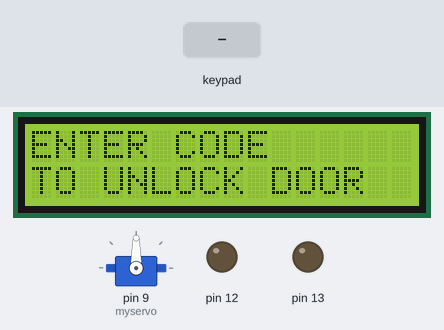
Simulated run of this sketch. Board: Arduino Uno, built with avr-gcc and run on an emulated ATmega328P. Parts: servo, 16×2 character LCD, output pins drawn as LEDs (lit = HIGH). The test bench sets the inputs (shaded band).

Above: at 1.2 s.
1.3 s: keypad keys 3 2 3 5 pressed 0.4 s apart
At 5.0 s:
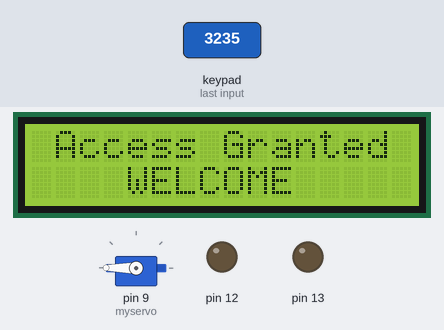
10.4 s: key '1' pressed
At 15.2 s:
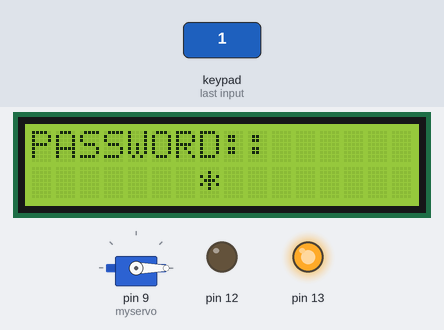
16.4 s: keypad keys 3 2 3 5 # pressed 0.4 s apart
At 20.7 s:
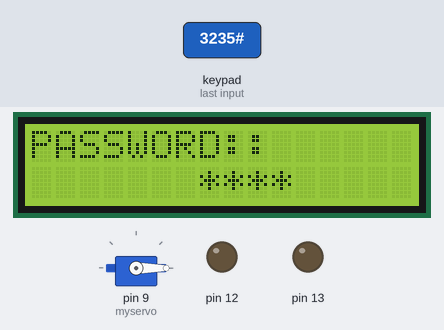
Timing chart, 0 to 22.6 s (numbered marks = the images above; inputs shaded):
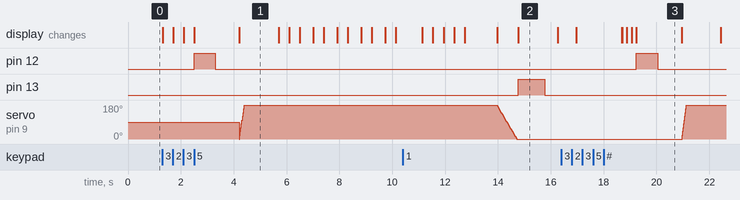

Measured:
- after the input at 1.3 s, pin 12: LOW → HIGH after 1.2 s, → LOW 0.80 s later; the display: first changes at once (image 1 shows a later state)
- after the input at 10.4 s, pin 13: LOW → HIGH after 4.4 s, → LOW 1.0 s later; the display: first differs from a run without the input after 4.4 s (image 2)
- after the input at 16.4 s, pin 12: LOW → HIGH after 2.8 s, → LOW 0.80 s later; servo on pin 9 (myservo): moves from 0° to 180° over 0.16 s, starting after 4.6 s; the display: first differs from a run without the input after 2.3 s (image 3 shows a later state)
- what the display in image 1 shows lasts 1.5 s, from 4.2 s to 5.7 s
- what the display in image 3 shows lasts 1.7 s, from 19.2 s to 20.9 s

The sketch:

DoorLockAC.ino
```cpp
#include <LiquidCrystal.h>
#include <Servo.h>
#include <Keypad.h>
Servo myservo;
int pos=0; // position of servo motor
LiquidCrystal lcd(A4, A5, A3, A2, A1, A0);
const byte rows=4;
const byte cols=3;

char key[rows][cols]={
 {'1','2','3'},
 {'4','5','6'},
 {'7','8','9'},
 {'*','0','#'}
};
byte rowPins[rows]={0,1,2,3};
byte colPins[cols]={4,5,6};
Keypad keypad= Keypad(makeKeymap(key),rowPins,colPins,rows,cols);
char* password="3235";
int currentposition=0;

int red = 13;
int green = 12;

void setup(){
  pinMode(13,OUTPUT);
  pinMode(12,OUTPUT);
  myservo.attach(9);
  lcd.begin(16,2);
}

void loop(){
  if( currentposition==0){
  displayscreen();
  }

  int l ;
  char code=keypad.getKey();
  if(code!=NO_KEY){
    lcd.clear();
    lcd.setCursor(0,0);
    lcd.print("PASSWORD::");
    lcd.setCursor(7,1);
    lcd.print(" ");
    lcd.setCursor(7,1);

  for(l=0;l<=currentposition;++l){
     lcd.print("*");
   }

  if(code==password[currentposition]){
       ++currentposition;
       if(currentposition==4){
          unlockdoor();
          currentposition=0;
        }
    }else{
       incorrect();
       currentposition=0;
     }
   }
}

//------------------ unlock door()--------------//

void unlockdoor(){
  digitalWrite(12,HIGH);
  delay(800);
  digitalWrite(12,LOW);
  delay(900);
  lcd.setCursor(0,0);
  lcd.println(" ");
  lcd.setCursor(1,0);
  lcd.print("Access Granted");
  lcd.setCursor(4,1);
  lcd.println("WELCOME");
  lcd.setCursor(15,1);
  lcd.println(" ");
  lcd.setCursor(16,1);
  lcd.println(" ");
  lcd.setCursor(14,1);
  lcd.println(" ");
  lcd.setCursor(13,1);
  lcd.println(" ");

  for(pos =0; pos<=180; pos +=5){
      myservo.write(pos);
      delay(5);
   }
  delay(800);
  counterbeep();

  delay(600);
  for(pos = 180; pos >= 0; pos -=5){
     myservo.write(pos);
     delay(15);
     currentposition=0;
     lcd.clear();
     displayscreen();
   }
}

//--------------------incorrect()--------------//

void incorrect(){
  digitalWrite(13,HIGH);
  delay(1000);
  digitalWrite(13,LOW);
  delay(500);
  lcd.clear();
  lcd.setCursor(1,0);
  lcd.print("CODE ");
  lcd.setCursor(5,0);
  lcd.print("INCORRECT");
  delay(700);
  lcd.setCursor(15,1);
  lcd.println(" ");
  lcd.setCursor(0,1);
  lcd.println("CALLING AUTOBOTS");
  delay(1700);
  lcd.clear();
  displayscreen();
}

//-------clearscreen()--------------------/
void clearscreen(){
  lcd.setCursor(0,0);
  lcd.println(" ");
  lcd.setCursor(0,1);
  lcd.println(" ");
  lcd.setCursor(0,2);
  lcd.println(" ");
  lcd.setCursor(0,3);
  lcd.println(" ");
}

//------------displayscreen()--------------------//
void displayscreen(){
  lcd.setCursor(0,0);
  lcd.println("ENTER CODE");
  lcd.setCursor(0 ,1);
  lcd.println("TO UNLOCK DOOR");
}


//-------------- counterbeep()------------------//
void counterbeep(){
  delay(500);
  lcd.clear();

  lcd.setCursor(2,0);
  delay(400);
  lcd.println("GET IN PLEASE");
  lcd.setCursor(4,1);
  lcd.print(" 5 ");
  delay(400);
  lcd.clear();
  lcd.setCursor(2,0);
  lcd.println("DOOR IS OPEN");
  delay(500);

  lcd.setCursor(2,0);
  lcd.println("GET IN PLEASE");
  lcd.setCursor(4,1);
  lcd.print(" 4 ");
  delay(400);
  lcd.clear();
  lcd.setCursor(2,0);
  lcd.println("DOOR IS OPEN");
  delay(500);

  lcd.setCursor(2,0);
  lcd.println("GET IN PLEASE");
  lcd.setCursor(4,1);
  lcd.print(" 3 ");
  delay(400);
  lcd.clear();
  lcd.setCursor(2,0);
  lcd.println("DOOR IS OPEN");
  delay(500);

  lcd.setCursor(2,0);
  lcd.println("GET IN PLEASE");
  lcd.setCursor(4,1);
  lcd.print(" 2 ");
  delay(400);
  lcd.clear();
  lcd.setCursor(2,0);
  lcd.println("DOOR IS OPEN");
  delay(500);

  lcd.setCursor(2,0);
  lcd.println("GET IN PLEASE");
  lcd.setCursor(4,1);
  lcd.print(" 1 ");
  delay(400);
  lcd.clear();
  lcd.setCursor(2,0);
  lcd.println("DOOR IS OPEN");
  delay(500);


  delay(500);
  lcd.clear();
  lcd.setCursor(2,0);
  lcd.print("RE-LOCKING");
  delay(400);
  lcd.setCursor(12,0);
  lcd.print(".");
  delay(400);
  lcd.setCursor(13,0);
  lcd.print(".");
  delay(400);
  lcd.setCursor(14,0);
  lcd.print(".");
  delay(400);
  lcd.clear();
  lcd.setCursor(4,0);
  lcd.print("GOOD BYE!");
  delay(600);
}
```
